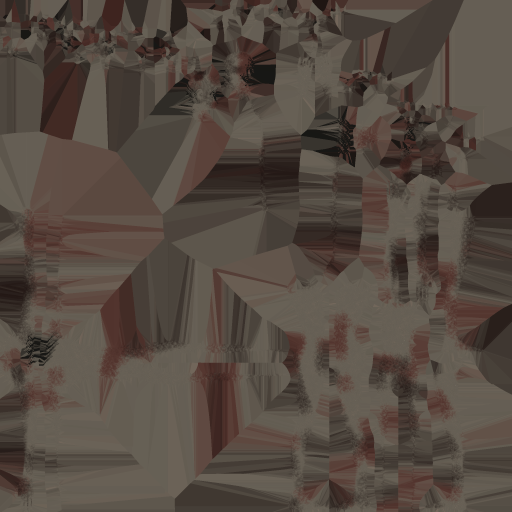
#> input picture assets/characters/infected/infected_city_Body_albedo.png, 1024 x 1024 px (shown at 1/2 size); its folder holds 2 pictures in this run
$ python tint_infected_city.py
#> lines starting #> are read from the running program, lines starting #| are printed output that depends on the picture
#!/usr/bin/env python3
"""Re-tiñe el infectado moderno (infected_city): el original es casi todo rojo.

Piel: gris verdosa pálida; ropa: tela gris oscura. El rojo intenso queda como
sangre seca (granate oscuro), menos saturado. Trabaja sobre las texturas que
dejó la importación del GLB (assets/characters/infected/infected_city_*_albedo.png).
Uso: python3 tools/tint_infected_city.py  (una sola vez sobre los originales)
"""
from pathlib import Path

import numpy as np
from PIL import Image

DIR = Path(__file__).resolve().parents[1] / "assets/characters/infected"
SKIN = np.array([0.62, 0.62, 0.55])
CLOTH = np.array([0.36, 0.35, 0.33])
BLOOD = np.array([0.30, 0.05, 0.04])


def retint(name: str, base: np.ndarray, gain: float, blood_amount: float) -> None:
#> called with name = 'Body', base = array of shape (3,), gain = 2.6, blood_amount = 0.55
    path = DIR / f"infected_city_{name}_albedo.png"
    img = np.asarray(Image.open(path).convert("RGB")).astype(np.float32) / 255.0
    lum = img @ np.array([0.299, 0.587, 0.114])
    red = np.clip((img[..., 0] - np.maximum(img[..., 1], img[..., 2])) * 2.2, 0.0, 1.0)
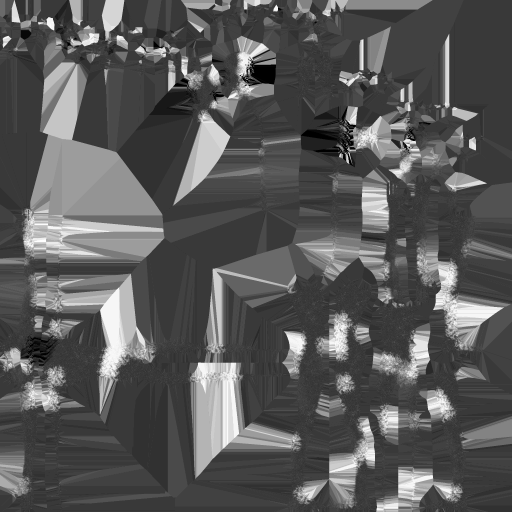
#> red: shape (1024, 1024) float32 (shown at 1/2 size); min 0, max 0.267, mean 0.0936; drawn with min black and max white
    col = base[None, None, :] * np.clip(lum * gain, 0.15, 1.3)[..., None]
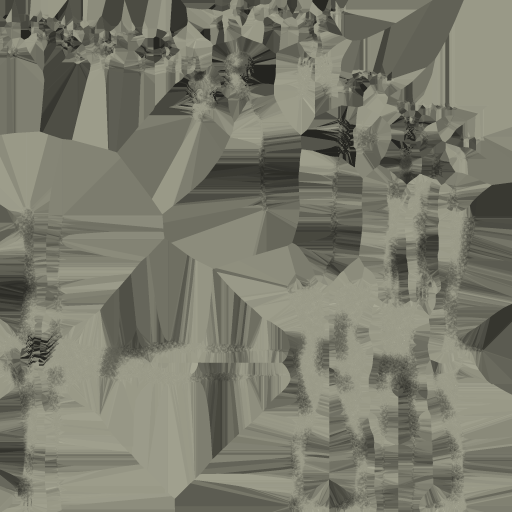
#> col: shape (1024, 1024, 3) float64 (shown at 1/2 size); mean of channels 0, 1, 2 0.482, 0.482, 0.428; drawn as R, G, B
    blood = BLOOD[None, None, :] * (0.6 + lum[..., None])
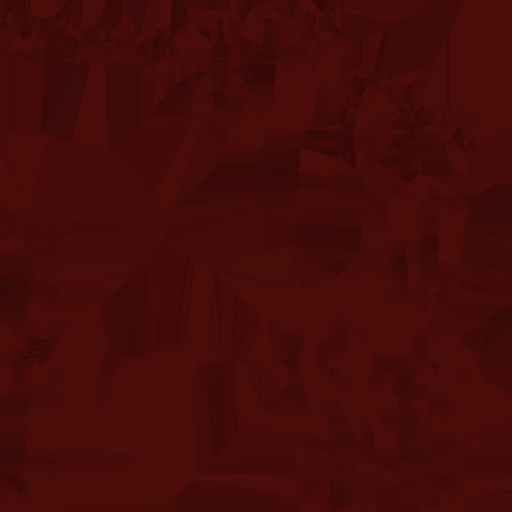
#> blood: shape (1024, 1024, 3) float64 (shown at 1/2 size); mean of channels 0, 1, 2 0.27, 0.045, 0.036; drawn as R, G, B
    col = col * (1.0 - red[..., None] * blood_amount) + blood * red[..., None] * blood_amount
    Image.fromarray((np.clip(col, 0.0, 1.0) * 255).astype(np.uint8)).save(path)
    print("re-teñida:", path.name)


if __name__ == "__main__":
    retint("Body", SKIN, 2.6, 0.55)
    retint("Outfit", CLOTH, 3.2, 0.45)
#> call 2 of retint, with name = 'Outfit', base = array of shape (3,), gain = 3.2, blood_amount = 0.45
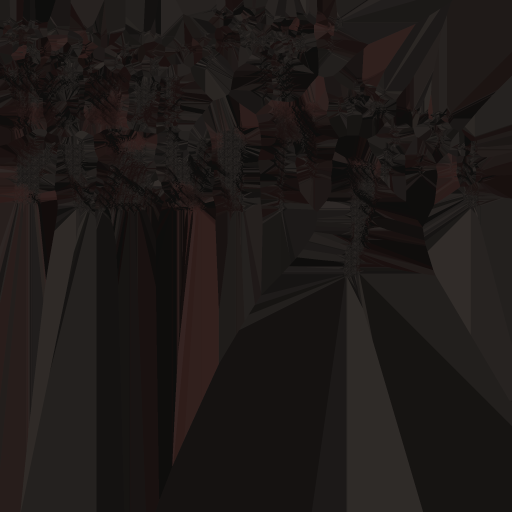
#> input picture assets/characters/infected/infected_city_Outfit_albedo.png, 1024 x 1024 px (shown at 1/2 size)
#> in retint (call 2), `red = np.clip((img[..., 0] - np.maximum(img[..., 1], img[..., 2])) * 2..`:
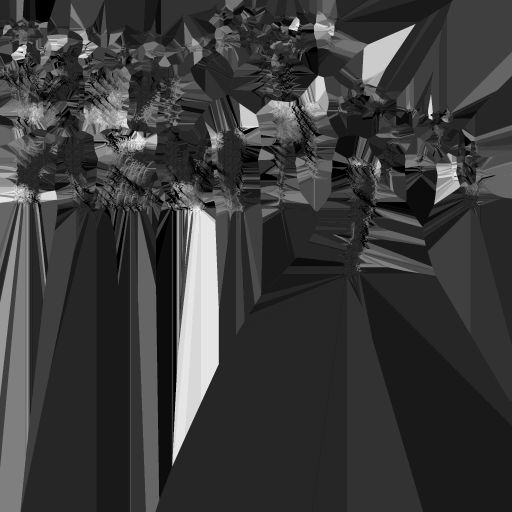
#> red: shape (1024, 1024) float32 (shown at 1/2 size); min 0, max 0.173, mean 0.0399; drawn with min black and max white
#> in retint (call 2), `col = base[None, None, :] * np.clip(lum * gain, 0.15, 1.3)[..., None]`:
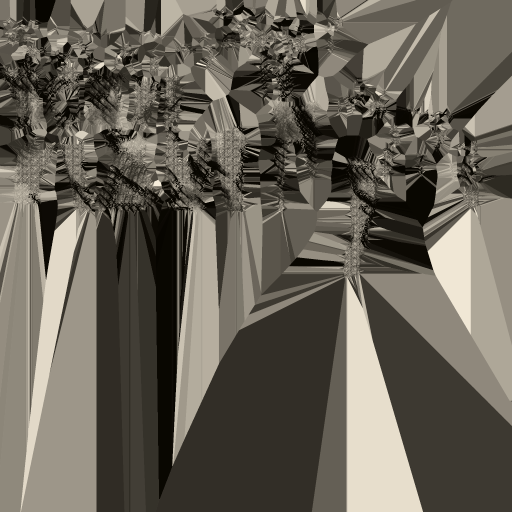
#> col: shape (1024, 1024, 3) float64 (shown at 1/2 size); mean of channels 0, 1, 2 0.118, 0.115, 0.108; drawn with min black and max white
#> in retint (call 2), `blood = BLOOD[None, None, :] * (0.6 + lum[..., None])`:
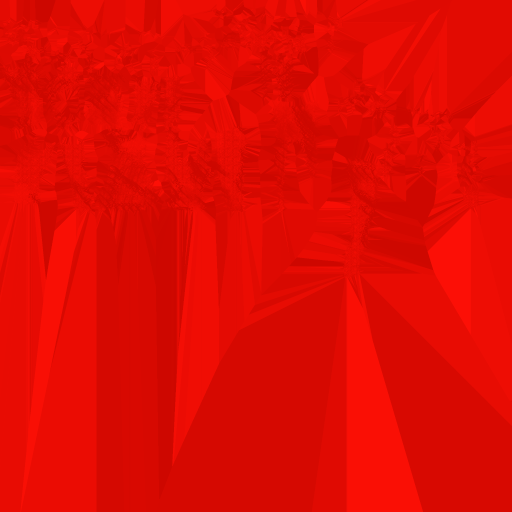
#> blood: shape (1024, 1024, 3) float64 (shown at 1/2 size); mean of channels 0, 1, 2 0.211, 0.0351, 0.0281; drawn with min black and max white
